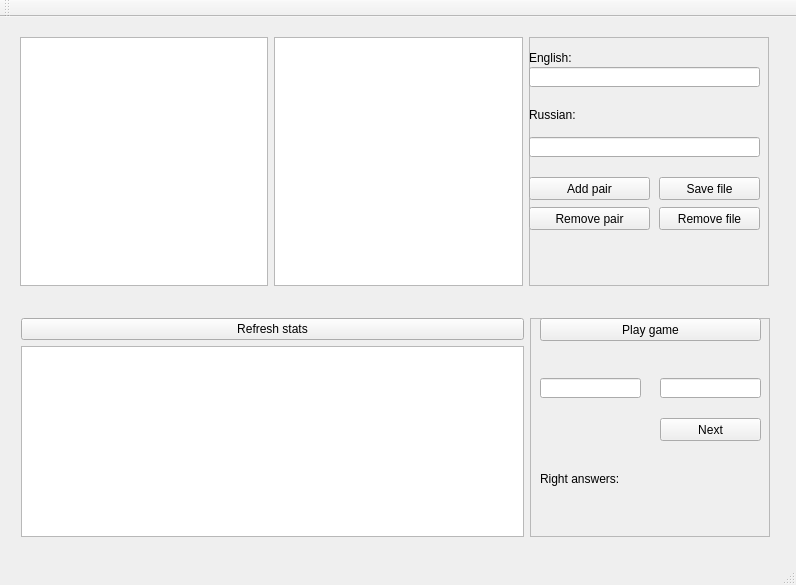
<?xml version="1.0" encoding="UTF-8"?>
<ui version="4.0">
 <class>MainWindow</class>
 <widget class="QMainWindow" name="MainWindow">
  <property name="geometry">
   <rect>
    <x>0</x>
    <y>0</y>
    <width>796</width>
    <height>585</height>
   </rect>
  </property>
  <property name="windowTitle">
   <string>Dictionary</string>
  </property>
  <widget class="QWidget" name="centralWidget">
   <widget class="QWidget" name="horizontalLayoutWidget">
    <property name="geometry">
     <rect>
      <x>9</x>
      <y>9</y>
      <width>771</width>
      <height>271</height>
     </rect>
    </property>
    <layout class="QHBoxLayout" name="horizontalLayout">
     <item>
      <widget class="QListWidget" name="englishList"/>
     </item>
     <item>
      <widget class="QListWidget" name="russianList"/>
     </item>
     <item>
      <widget class="QFrame" name="frame">
       <property name="minimumSize">
        <size>
         <width>240</width>
         <height>0</height>
        </size>
       </property>
       <property name="frameShape">
        <enum>QFrame::StyledPanel</enum>
       </property>
       <property name="frameShadow">
        <enum>QFrame::Raised</enum>
       </property>
       <property name="lineWidth">
        <number>3</number>
       </property>
       <widget class="QLabel" name="label">
        <property name="geometry">
         <rect>
          <x>0</x>
          <y>10</y>
          <width>81</width>
          <height>21</height>
         </rect>
        </property>
        <property name="text">
         <string>English:</string>
        </property>
       </widget>
       <widget class="QLineEdit" name="englishEdit">
        <property name="geometry">
         <rect>
          <x>0</x>
          <y>30</y>
          <width>231</width>
          <height>20</height>
         </rect>
        </property>
       </widget>
       <widget class="QLabel" name="label_2">
        <property name="geometry">
         <rect>
          <x>0</x>
          <y>70</y>
          <width>101</width>
          <height>16</height>
         </rect>
        </property>
        <property name="text">
         <string>Russian:</string>
        </property>
       </widget>
       <widget class="QLineEdit" name="russianEdit">
        <property name="geometry">
         <rect>
          <x>0</x>
          <y>100</y>
          <width>231</width>
          <height>20</height>
         </rect>
        </property>
       </widget>
       <widget class="QPushButton" name="addPair">
        <property name="geometry">
         <rect>
          <x>0</x>
          <y>140</y>
          <width>121</width>
          <height>23</height>
         </rect>
        </property>
        <property name="text">
         <string>Add pair</string>
        </property>
       </widget>
       <widget class="QPushButton" name="removePair">
        <property name="geometry">
         <rect>
          <x>0</x>
          <y>170</y>
          <width>121</width>
          <height>23</height>
         </rect>
        </property>
        <property name="text">
         <string>Remove pair</string>
        </property>
       </widget>
       <widget class="QPushButton" name="saveFile">
        <property name="geometry">
         <rect>
          <x>130</x>
          <y>140</y>
          <width>101</width>
          <height>23</height>
         </rect>
        </property>
        <property name="text">
         <string>Save file</string>
        </property>
       </widget>
       <widget class="QPushButton" name="removeFile">
        <property name="geometry">
         <rect>
          <x>130</x>
          <y>170</y>
          <width>101</width>
          <height>23</height>
         </rect>
        </property>
        <property name="text">
         <string>Remove file</string>
        </property>
       </widget>
      </widget>
     </item>
    </layout>
   </widget>
   <widget class="QWidget" name="horizontalLayoutWidget_2">
    <property name="geometry">
     <rect>
      <x>10</x>
      <y>290</y>
      <width>771</width>
      <height>241</height>
     </rect>
    </property>
    <layout class="QHBoxLayout" name="horizontalLayout_2">
     <item>
      <layout class="QVBoxLayout" name="verticalLayout">
       <item>
        <widget class="QPushButton" name="pushButton_5">
         <property name="maximumSize">
          <size>
           <width>525</width>
           <height>16777215</height>
          </size>
         </property>
         <property name="text">
          <string>Refresh stats</string>
         </property>
        </widget>
       </item>
       <item>
        <widget class="QListWidget" name="statsList">
         <property name="maximumSize">
          <size>
           <width>525</width>
           <height>16777215</height>
          </size>
         </property>
        </widget>
       </item>
      </layout>
     </item>
     <item>
      <widget class="QFrame" name="frame_3">
       <property name="minimumSize">
        <size>
         <width>240</width>
         <height>0</height>
        </size>
       </property>
       <property name="frameShape">
        <enum>QFrame::StyledPanel</enum>
       </property>
       <property name="frameShadow">
        <enum>QFrame::Raised</enum>
       </property>
       <property name="lineWidth">
        <number>3</number>
       </property>
       <widget class="QPushButton" name="playButton">
        <property name="geometry">
         <rect>
          <x>10</x>
          <y>0</y>
          <width>221</width>
          <height>23</height>
         </rect>
        </property>
        <property name="text">
         <string>Play game</string>
        </property>
       </widget>
       <widget class="QLineEdit" name="englishField">
        <property name="geometry">
         <rect>
          <x>10</x>
          <y>60</y>
          <width>101</width>
          <height>20</height>
         </rect>
        </property>
        <property name="readOnly">
         <bool>false</bool>
        </property>
       </widget>
       <widget class="QLineEdit" name="russianField">
        <property name="geometry">
         <rect>
          <x>130</x>
          <y>60</y>
          <width>101</width>
          <height>20</height>
         </rect>
        </property>
        <property name="readOnly">
         <bool>false</bool>
        </property>
       </widget>
       <widget class="QPushButton" name="nextButton">
        <property name="geometry">
         <rect>
          <x>130</x>
          <y>100</y>
          <width>101</width>
          <height>23</height>
         </rect>
        </property>
        <property name="text">
         <string>Next</string>
        </property>
        <property name="checkable">
         <bool>false</bool>
        </property>
       </widget>
       <widget class="QLabel" name="results">
        <property name="geometry">
         <rect>
          <x>10</x>
          <y>140</y>
          <width>221</width>
          <height>41</height>
         </rect>
        </property>
        <property name="text">
         <string>Right answers:</string>
        </property>
       </widget>
      </widget>
     </item>
    </layout>
   </widget>
  </widget>
  <widget class="QMenuBar" name="menuBar">
   <property name="geometry">
    <rect>
     <x>0</x>
     <y>0</y>
     <width>796</width>
     <height>20</height>
    </rect>
   </property>
  </widget>
  <widget class="QToolBar" name="mainToolBar">
   <attribute name="toolBarArea">
    <enum>TopToolBarArea</enum>
   </attribute>
   <attribute name="toolBarBreak">
    <bool>false</bool>
   </attribute>
  </widget>
  <widget class="QStatusBar" name="statusBar"/>
 </widget>
 <layoutdefault spacing="6" margin="11"/>
 <resources/>
 <connections>
  <connection>
   <sender>addPair</sender>
   <signal>clicked(bool)</signal>
   <receiver>MainWindow</receiver>
   <slot>buttonPressed()</slot>
   <hints>
    <hint type="sourcelabel">
     <x>622</x>
     <y>190</y>
    </hint>
    <hint type="destinationlabel">
     <x>788</x>
     <y>131</y>
    </hint>
   </hints>
  </connection>
  <connection>
   <sender>saveFile</sender>
   <signal>clicked(bool)</signal>
   <receiver>MainWindow</receiver>
   <slot>buttonPressed()</slot>
   <hints>
    <hint type="sourcelabel">
     <x>714</x>
     <y>194</y>
    </hint>
    <hint type="destinationlabel">
     <x>787</x>
     <y>162</y>
    </hint>
   </hints>
  </connection>
  <connection>
   <sender>removePair</sender>
   <signal>clicked(bool)</signal>
   <receiver>MainWindow</receiver>
   <slot>buttonPressed()</slot>
   <hints>
    <hint type="sourcelabel">
     <x>587</x>
     <y>224</y>
    </hint>
    <hint type="destinationlabel">
     <x>788</x>
     <y>202</y>
    </hint>
   </hints>
  </connection>
  <connection>
   <sender>removeFile</sender>
   <signal>clicked(bool)</signal>
   <receiver>MainWindow</receiver>
   <slot>buttonPressed()</slot>
   <hints>
    <hint type="sourcelabel">
     <x>712</x>
     <y>235</y>
    </hint>
    <hint type="destinationlabel">
     <x>790</x>
     <y>248</y>
    </hint>
   </hints>
  </connection>
  <connection>
   <sender>pushButton_5</sender>
   <signal>clicked(bool)</signal>
   <receiver>MainWindow</receiver>
   <slot>showStats()</slot>
   <hints>
    <hint type="sourcelabel">
     <x>378</x>
     <y>338</y>
    </hint>
    <hint type="destinationlabel">
     <x>787</x>
     <y>317</y>
    </hint>
   </hints>
  </connection>
  <connection>
   <sender>playButton</sender>
   <signal>clicked(bool)</signal>
   <receiver>MainWindow</receiver>
   <slot>startGame()</slot>
   <hints>
    <hint type="sourcelabel">
     <x>640</x>
     <y>338</y>
    </hint>
    <hint type="destinationlabel">
     <x>791</x>
     <y>379</y>
    </hint>
   </hints>
  </connection>
  <connection>
   <sender>nextButton</sender>
   <signal>clicked(bool)</signal>
   <receiver>MainWindow</receiver>
   <slot>getAnswer()</slot>
   <hints>
    <hint type="sourcelabel">
     <x>717</x>
     <y>436</y>
    </hint>
    <hint type="destinationlabel">
     <x>790</x>
     <y>439</y>
    </hint>
   </hints>
  </connection>
 </connections>
 <slots>
  <slot>buttonPressed()</slot>
  <slot>showStats()</slot>
  <slot>startGame()</slot>
  <slot>getAnswer()</slot>
 </slots>
</ui>
